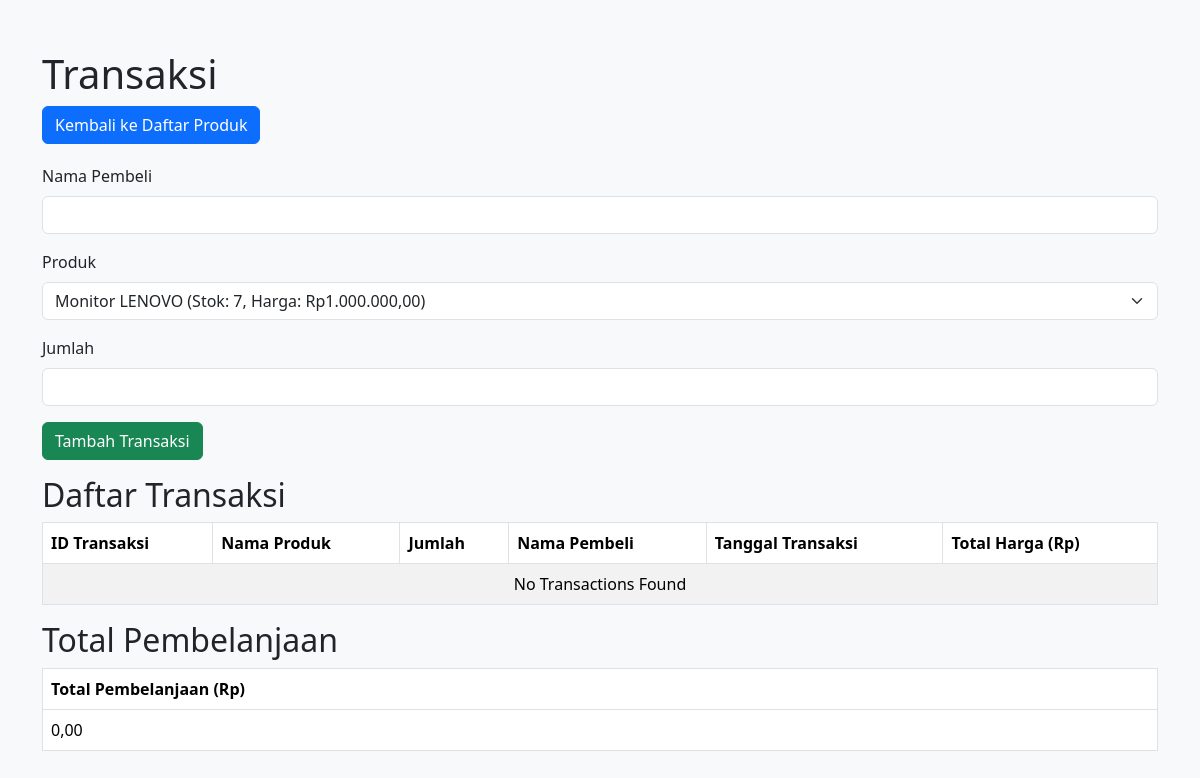
The app's page /transaksi.php, older data.
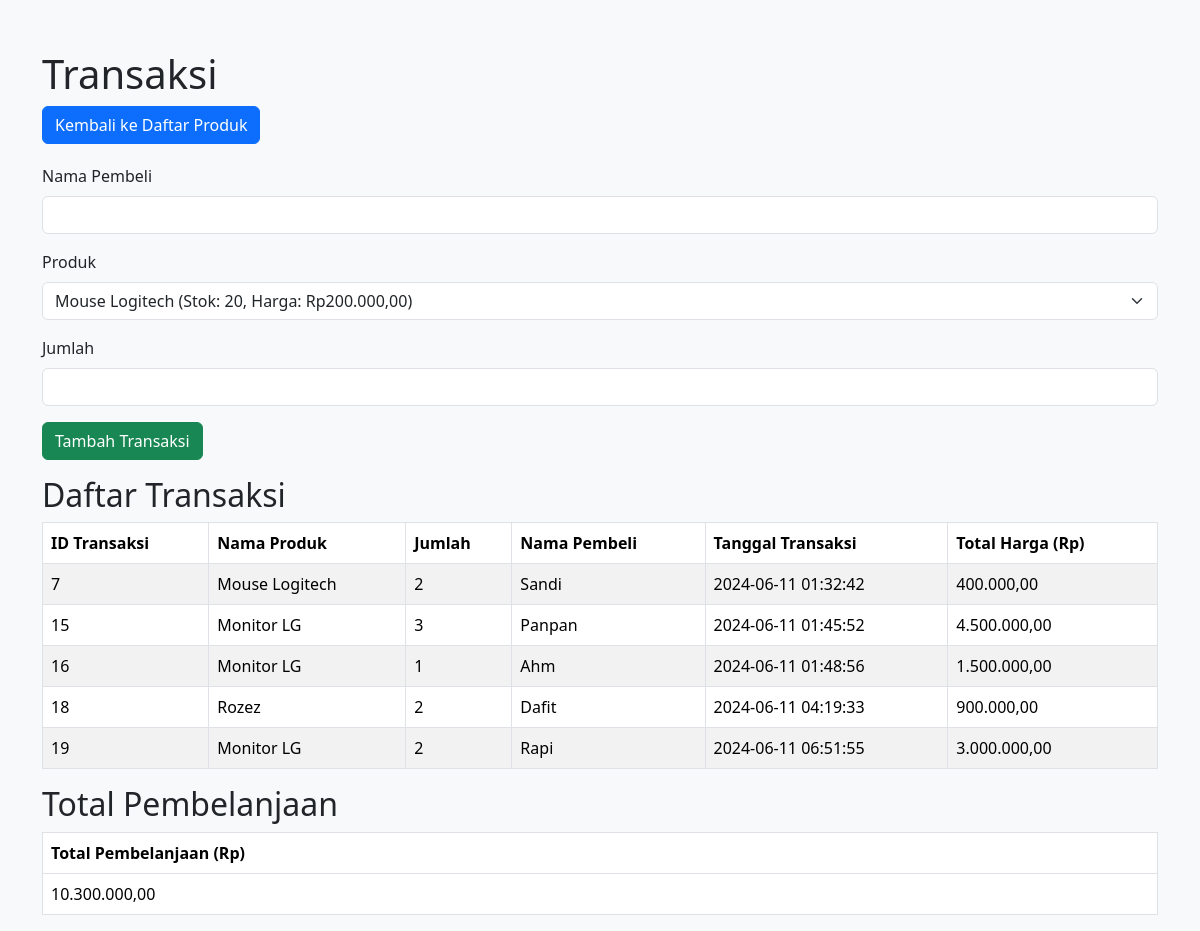
The same page, newer data.
### tables this page shows
CREATE TABLE `transactions` (
  `id` int(11) NOT NULL,
  `buyer_name` varchar(255) DEFAULT NULL,
  `product_id` int(11) NOT NULL,
  `quantity` int(11) NOT NULL,
  `created_at` timestamp NOT NULL DEFAULT current_timestamp(),
  `total_amount` decimal(10,2) NOT NULL DEFAULT 0.00
);

CREATE TABLE `products` (
  `id` int(11) NOT NULL,
  `name` varchar(100) DEFAULT NULL,
  `price` decimal(10,0) DEFAULT NULL,
  `id_category` int(11) NOT NULL,
  `id_supplier` int(11) NOT NULL,
  `stock` varchar(10) DEFAULT NULL,
  `created_at` datetime DEFAULT NULL,
  `updated_at` datetime DEFAULT NULL,
  `deleted_at` datetime DEFAULT NULL
);

### transaksi.php (the view, shortened to what this page needs)
<?php
$db = new ConfigDB();
$conn = $db->connect();
$product_query = "SELECT id, name, stock, price FROM products WHERE deleted_at IS NULL";
$product_result = $conn->query($product_query);
$products = [];
while ($row = $product_result->fetch_assoc()) {
    $products[] = $row;
}
$transaction_query = "SELECT t.id, t.product_id, t.quantity, t.buyer_name, t.created_at, p.name AS product_name, (t.quantity * p.price) AS total_price
                      FROM transactions t
                      JOIN products p ON t.product_id = p.id";
$transaction_result = $conn->query($transaction_query);
$transactions = [];
while ($row = $transaction_result->fetch_assoc()) {
    $transactions[] = $row;
}
$total_shopping_query = "SELECT SUM(t.quantity * p.price) AS total_shopping FROM transactions t JOIN products p ON t.product_id = p.id";
$total_shopping_result = $conn->query($total_shopping_query);
$total_shopping = 0;
if ($row = $total_shopping_result->fetch_assoc()) {
    $total_shopping = $row['total_shopping'];
}
?>
<!doctype html>
<html lang="en">
<head>
    <link href="https://cdn.jsdelivr.net/npm/bootstrap@5.3.3/dist/css/bootstrap.min.css" rel="stylesheet">
</head>
<body>
    <div class="container">
        <h1>Transaksi</h1>
        <div class="btn-container">
            <a href="index.php" class="btn btn-primary">Kembali ke Daftar Produk</a>
        </div>
        <form action="transaksi.php" method="post" class="mb-3">
            <div class="mb-3">
                <label for="buyer_name" class="form-label">Nama Pembeli</label>
                <input type="text" name="buyer_name" id="buyer_name" class="form-control" required>
            </div>
            <div id="products-container">
                <div class="product-row">
                    <div class="mb-3">
                        <label for="product_id" class="form-label">Produk</label>
                        <select name="products[0][product_id]" id="product_id" class="form-select" required>
                            <?php foreach ($products as $product): ?>
                                <option value="<?php echo $product['id']; ?>">
                                    <?php echo $product['name']; ?> (Stok: <?php echo $product['stock']; ?>, Harga: Rp<?php echo number_format($product['price'], 2, ',', '.'); ?>)
                                </option>
                            <?php endforeach; ?>
                        </select>
                    </div>
                    <div class="mb-3">
                        <label for="quantity" class="form-label">Jumlah</label>
                        <input type="number" name="products[0][quantity]" id="quantity" class="form-control" required min="1">
                    </div>
                </div>
            </div>
            <button type="submit" class="btn btn-success">Tambah Transaksi</button>
        </form>
        <h2>Daftar Transaksi</h2>
        <table class="table table-bordered table-striped">
            <thead>
                <tr>
                    <th>ID Transaksi</th>
                    <th>Nama Produk</th>
                    <th>Jumlah</th>
                    <th>Nama Pembeli</th>
                    <th>Tanggal Transaksi</th>
                    <th>Total Harga (Rp)</th>
                </tr>
            </thead>
            <tbody>
                <?php if (count($transactions) > 0): ?>
                    <?php foreach ($transactions as $transaction): ?>
                        <tr>
                            <td><?php echo $transaction['id']; ?></td>
                            <td><?php echo $transaction['product_name']; ?></td>
                            <td><?php echo $transaction['quantity']; ?></td>
                            <td><?php echo $transaction['buyer_name']; ?></td>
                            <td><?php echo $transaction['created_at']; ?></td>
                            <td><?php echo number_format($transaction['total_price'], 2, ',', '.'); ?></td>
                        </tr>
                    <?php endforeach; ?>
                <?php else: ?>
                    <tr>
                        <td colspan="6" class="text-center">No Transactions Found</td>
                    </tr>
                <?php endif; ?>
            </tbody>
        </table>
        <h2>Total Pembelanjaan</h2>
        <table class="table table-bordered">
            <thead>
                <tr>
                    <th>Total Pembelanjaan (Rp)</th>
                </tr>
            </thead>
            <tbody>
                <tr>
                    <td><?php echo number_format($total_shopping, 2, ',', '.'); ?></td>
                </tr>
            </tbody>
        </table>
    </div>
</body>
</html>

### transaksi.php (style rules this page uses)
body { background-color: #f8f9fa; }
.container { margin-top: 50px; }
.btn-container { display: flex; justify-content: space-between; margin-bottom: 20px; }

Row changes from the older to the newer data that the page shows:
added transactions: id "7", product.name "Mouse Logitech", quantity "2", buyer_name "Sandi", created_at "2024-06-11 01:32:42", total_price "400.000,00"
added transactions: id "15", product.name "Monitor LG", quantity "3", buyer_name "Panpan", created_at "2024-06-11 01:45:52", total_price "4.500.000,00"
added transactions: id "16", product.name "Monitor LG", quantity "1", buyer_name "Ahm", created_at "2024-06-11 01:48:56", total_price "1.500.000,00"
added transactions: id "18", product.name "Rozez", quantity "2", buyer_name "Dafit", created_at "2024-06-11 04:19:33", total_price "900.000,00"
added transactions: id "19", product.name "Monitor LG", quantity "2", buyer_name "Rapi", created_at "2024-06-11 06:51:55", total_price "3.000.000,00"
Text that changed along with them:
form field value: "Monitor LENOVO (Stok: 7, Harga: Rp1.000.000,00)" → "Mouse Logitech (Stok: 20, Harga: Rp200.000,00)"
$total_shopping: "0,00" → "10.300.000,00"
text no longer shown: "No Transactions Found"
